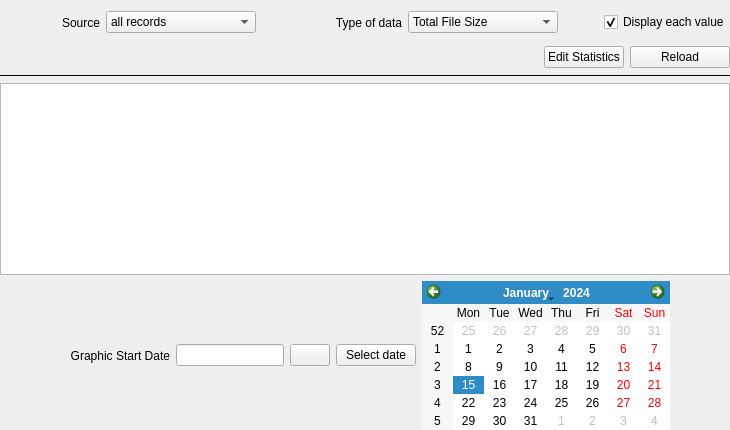
          <widget class="QWidget" name="tab_Statistics">
           <property name="enabled">
            <bool>true</bool>
           </property>
           <attribute name="icon">
            <iconset theme="office-chart-line"/>
           </attribute>
           <attribute name="title">
            <string>Statistics</string>
           </attribute>
           <attribute name="toolTip">
            <string>View collection statistics</string>
           </attribute>
           <layout class="QGridLayout" name="gridLayout_6">
            <property name="leftMargin">
             <number>0</number>
            </property>
            <property name="topMargin">
             <number>5</number>
            </property>
            <property name="rightMargin">
             <number>0</number>
            </property>
            <property name="bottomMargin">
             <number>0</number>
            </property>
            <item row="0" column="0">
             <layout class="QGridLayout" name="Statistics_gridLayout">
              <item row="3" column="0">
               <widget class="QChartView" name="Statistics_chartview_Graph1"/>
              </item>
              <item row="2" column="0">
               <widget class="Line" name="Statistics_line_Separate">
                <property name="frameShadow">
                 <enum>QFrame::Shadow::Plain</enum>
                </property>
                <property name="lineWidth">
                 <number>0</number>
                </property>
                <property name="orientation">
                 <enum>Qt::Orientation::Horizontal</enum>
                </property>
               </widget>
              </item>
              <item row="1" column="0">
               <layout class="QHBoxLayout" name="Statistics_horizontalLayout_Records">
                <item>
                 <spacer name="Storage_horizontalSpacer_02">
                  <property name="orientation">
                   <enum>Qt::Orientation::Horizontal</enum>
                  </property>
                  <property name="sizeHint" stdset="0">
                   <size>
                    <width>40</width>
                    <height>20</height>
                   </size>
                  </property>
                 </spacer>
                </item>
                <item>
                 <widget class="QPushButton" name="Statistics_pushButton_EditDeviceStatisticsFile">
                  <property name="toolTip">
                   <string>Edit the file storing all records</string>
                  </property>
                  <property name="text">
                   <string>Edit Statistics</string>
                  </property>
                  <property name="icon">
                   <iconset theme="document-edit-sign"/>
                  </property>
                 </widget>
                </item>
                <item>
                 <widget class="QPushButton" name="Statistics_pushButton_Reload">
                  <property name="minimumSize">
                   <size>
                    <width>100</width>
                    <height>0</height>
                   </size>
                  </property>
                  <property name="toolTip">
                   <string>Reload the file storing all records</string>
                  </property>
                  <property name="text">
                   <string>Reload</string>
                  </property>
                  <property name="icon">
                   <iconset theme="view-refresh"/>
                  </property>
                 </widget>
                </item>
               </layout>
              </item>
              <item row="0" column="0">
               <layout class="QHBoxLayout" name="Statistics_horizontalLayout_Selection">
                <item>
                 <widget class="QLabel" name="Statistics_label_Source">
                  <property name="minimumSize">
                   <size>
                    <width>100</width>
                    <height>0</height>
                   </size>
                  </property>
                  <property name="text">
                   <string>Source</string>
                  </property>
                  <property name="alignment">
                   <set>Qt::AlignmentFlag::AlignRight|Qt::AlignmentFlag::AlignTrailing|Qt::AlignmentFlag::AlignVCenter</set>
                  </property>
                 </widget>
                </item>
                <item>
                 <widget class="QComboBox" name="Statistics_comboBox_SelectSource">
                  <property name="minimumSize">
                   <size>
                    <width>150</width>
                    <height>0</height>
                   </size>
                  </property>
                  <item>
                   <property name="text">
                    <string>all records</string>
                   </property>
                  </item>
                  <item>
                   <property name="text">
                    <string>updates only</string>
                   </property>
                  </item>
                  <item>
                   <property name="text">
                    <string>snapshots only</string>
                   </property>
                  </item>
                 </widget>
                </item>
                <item>
                 <spacer name="Statistics_horizontalSpacer_4">
                  <property name="orientation">
                   <enum>Qt::Orientation::Horizontal</enum>
                  </property>
                  <property name="sizeType">
                   <enum>QSizePolicy::Policy::Fixed</enum>
                  </property>
                  <property name="sizeHint" stdset="0">
                   <size>
                    <width>40</width>
                    <height>35</height>
                   </size>
                  </property>
                 </spacer>
                </item>
                <item>
                 <widget class="QLabel" name="Statistics_label_DataType">
                  <property name="minimumSize">
                   <size>
                    <width>100</width>
                    <height>0</height>
                   </size>
                  </property>
                  <property name="text">
                   <string>Type of data</string>
                  </property>
                  <property name="alignment">
                   <set>Qt::AlignmentFlag::AlignRight|Qt::AlignmentFlag::AlignTrailing|Qt::AlignmentFlag::AlignVCenter</set>
                  </property>
                 </widget>
                </item>
                <item>
                 <widget class="QComboBox" name="Statistics_comboBox_TypeOfData">
                  <property name="minimumSize">
                   <size>
                    <width>150</width>
                    <height>0</height>
                   </size>
                  </property>
                  <property name="toolTip">
                   <string>Select the type of data</string>
                  </property>
                  <item>
                   <property name="text">
                    <string>Total File Size</string>
                   </property>
                  </item>
                  <item>
                   <property name="text">
                    <string>Number of Files</string>
                   </property>
                  </item>
                 </widget>
                </item>
                <item>
                 <spacer name="Statistics_horizontalSpacer_01">
                  <property name="orientation">
                   <enum>Qt::Orientation::Horizontal</enum>
                  </property>
                  <property name="sizeHint" stdset="0">
                   <size>
                    <width>40</width>
                    <height>20</height>
                   </size>
                  </property>
                 </spacer>
                </item>
                <item>
                 <widget class="QCheckBox" name="Statistics_checkBox_DisplayEachValue">
                  <property name="text">
                   <string>Display each value</string>
                  </property>
                  <property name="checked">
                   <bool>true</bool>
                  </property>
                 </widget>
                </item>
               </layout>
              </item>
              <item row="4" column="0">
               <layout class="QHBoxLayout" name="Statistics_horizontalLayout_GraphParameters">
                <item>
                 <spacer name="Statistics_horizontalSpacer_10">
                  <property name="orientation">
                   <enum>Qt::Orientation::Horizontal</enum>
                  </property>
                  <property name="sizeType">
                   <enum>QSizePolicy::Policy::Fixed</enum>
                  </property>
                  <property name="sizeHint" stdset="0">
                   <size>
                    <width>20</width>
                    <height>20</height>
                   </size>
                  </property>
                 </spacer>
                </item>
                <item>
                 <widget class="QLabel" name="Statistics_label_GraphicStartDate">
                  <property name="minimumSize">
                   <size>
                    <width>150</width>
                    <height>0</height>
                   </size>
                  </property>
                  <property name="text">
                   <string>Graphic Start Date</string>
                  </property>
                  <property name="alignment">
                   <set>Qt::AlignmentFlag::AlignRight|Qt::AlignmentFlag::AlignTrailing|Qt::AlignmentFlag::AlignVCenter</set>
                  </property>
                 </widget>
                </item>
                <item>
                 <widget class="QLineEdit" name="Statistics_lineEdit_GraphicStartDate">
                  <property name="maximumSize">
                   <size>
                    <width>150</width>
                    <height>16777215</height>
                   </size>
                  </property>
                 </widget>
                </item>
                <item>
                 <widget class="QPushButton" name="Statistics_pushButton_ClearDate">
                  <property name="text">
                   <string/>
                  </property>
                  <property name="icon">
                   <iconset theme="edit-clear-history"/>
                  </property>
                 </widget>
                </item>
                <item>
                 <widget class="QPushButton" name="Statistics_pushButton_PickDate">
                  <property name="text">
                   <string>Select date</string>
                  </property>
                 </widget>
                </item>
                <item>
                 <widget class="QCalendarWidget" name="Statistics_calendarWidget"/>
                </item>
                <item>
                 <spacer name="Statistics_horizontalSpacer_9">
                  <property name="orientation">
                   <enum>Qt::Orientation::Horizontal</enum>
                  </property>
                  <property name="sizeHint" stdset="0">
                   <size>
                    <width>40</width>
                    <height>20</height>
                   </size>
                  </property>
                 </spacer>
                </item>
               </layout>
              </item>
             </layout>
            </item>
           </layout>
          </widget>
